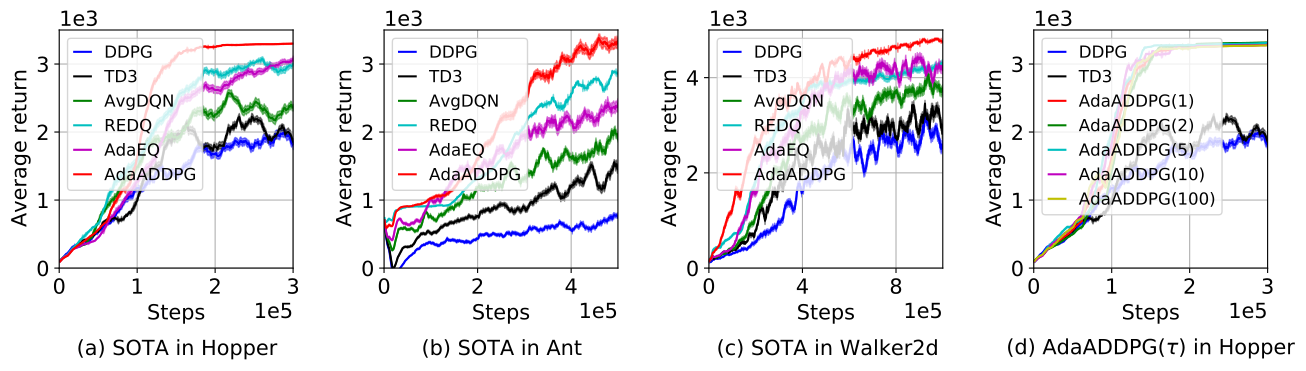

This chart was generated by the following Python code:
import os
import numpy as np
import matplotlib.pyplot as plt
from matplotlib.pyplot import MultipleLocator
import pandas as pd

exp_idx = 0
units = dict()
def get_dataset(algo_path, base_path):
    global exp_idx
    global units

    dataset = {}
    for key in algo_path.keys():
        complete_path = os.path.join(base_path, algo_path[key])
        temp_data = []
        for root, _, files in os.walk(complete_path):
            if 'progress.txt' in files:
                data = pd.read_table(os.path.join(root, 'progress.txt'))

                condition = key
                exp_idx += 1
                if condition not in units:
                    units[condition] = 0
                unit = units[condition]
                units[condition] += 1

                performance = 'AverageTestEpRet' if 'AverageTestEpRet' in data else 'AverageEpRet'
                data.insert(len(data.columns), 'Unit', unit)
                data.insert(len(data.columns), 'Condition', condition)
                if performance in data:
                    data.insert(len(data.columns), 'Performance', data[performance])
                temp_data.append(data)
        dataset[key] = temp_data
    exp_idx = 0
    units = dict()
    return dataset

def figure(hopper_sota, ant_sota, walk_sota,Hopper_AQ_a):
    fig = plt.figure(figsize=(13, 3.5))
    # [左, 下, 宽, 高] 规定的矩形区域 （全部是0~1之间的数，表示比例）
    rect1 = [0.05, 0.26, 0.18, 0.68]
    rect2 = [0.3, 0.26, 0.18, 0.68]
    rect3 = [0.55, 0.26, 0.18, 0.68]
    rect4 = [0.8, 0.26, 0.18, 0.68]
    ax1 = plt.axes(rect1)
    ax2 = plt.axes(rect2)
    ax3 = plt.axes(rect3)
    ax4 = plt.axes(rect4)


    color_sota = {
        'DDPG': 'blue',
        'TD3': 'black',
        'AvgDQN': 'green',
        'REDQ': 'c',
        'AdaEQ': 'm',
        'AdaADDPG': 'red',
    }

    print("Hopper sota")
    for key in hopper_sota.keys():
        data_list = hopper_sota[key]
        data_combined = pd.concat(data_list, ignore_index=True)
        grouped = data_combined.groupby("TotalEnvInteracts")["Performance"]
        mean_raw = grouped.mean()
        std_raw = grouped.std() * 0.05
        xx = mean_raw.index
        y = np.ones(20)
        x_raw = mean_raw.values
        z = np.ones(len(x_raw))
        smoothed_mean = np.convolve(x_raw, y, 'same') / np.convolve(z, y, 'same')
        ax1.plot(xx, smoothed_mean, linewidth=1.5, label=f"{key}", color=color_sota[key])
        print(smoothed_mean[-1])
        ax1.fill_between(xx, smoothed_mean - std_raw.values, smoothed_mean + std_raw.values, color=color_sota[key],
                         alpha=0.5)
    ax1.set_ylabel("Average return", fontsize=15)
    ax1.set_xlabel("Steps", fontsize=15)
    ax1.set_xlim(0, 3e5)
    ax1.set_ylim(0, 3500)
    ax1.tick_params(labelsize=15)
    xx = MultipleLocator(1e5)
    ax1.xaxis.set_major_locator(xx)
    yy = MultipleLocator(1000)
    ax1.yaxis.set_major_locator(yy)
    ax1.yaxis.get_major_formatter().set_powerlimits((1, 3))
    ax1.yaxis.get_offset_text().set_fontsize(15)
    ax1.xaxis.set_major_locator(xx)
    ax1.xaxis.get_major_formatter().set_powerlimits((5, 5))
    ax1.xaxis.get_offset_text().set_fontsize(15)
    ax1.set_title(label=r'(a) SOTA in Hopper', fontsize=15, y=-0.4)
    ax1.grid()
    ax1.legend(fontsize=12, loc="upper left", handlelength=1)


    print("Ant SOTA")
    for key in ant_sota.keys():
        data_list = ant_sota[key]
        data_combined = pd.concat(data_list, ignore_index=True)
        grouped = data_combined.groupby("TotalEnvInteracts")["Performance"]
        mean_raw = grouped.mean()
        std_raw = grouped.std() * 0.05
        xx = mean_raw.index
        y = np.ones(20)
        x_raw = mean_raw.values
        z = np.ones(len(x_raw))
        smoothed_mean = np.convolve(x_raw, y, 'same') / np.convolve(z, y, 'same')
        ax2.plot(xx, smoothed_mean, linewidth=1.5, label=f"{key}", color=color_sota[key])
        print(smoothed_mean[-1])
        ax2.fill_between(xx, smoothed_mean - std_raw.values, smoothed_mean + std_raw.values, color=color_sota[key],
                         alpha=0.5)
    ax2.set_ylabel("Average return", fontsize=15)
    ax2.set_xlabel("Steps", fontsize=15)
    ax2.set_xlim(0, 5e5)
    ax2.set_ylim(0, 3500)
    ax2.tick_params(labelsize=15)
    xx = MultipleLocator(2e5)
    ax2.xaxis.set_major_locator(xx)
    yy = MultipleLocator(1000)
    ax2.yaxis.set_major_locator(yy)
    ax2.yaxis.get_major_formatter().set_powerlimits((1, 3))
    ax2.yaxis.get_offset_text().set_fontsize(15)
    ax2.xaxis.set_major_locator(xx)
    ax2.xaxis.get_major_formatter().set_powerlimits((5, 5))
    ax2.xaxis.get_offset_text().set_fontsize(15)
    ax2.set_title(label=r'(b) SOTA in Ant', fontsize=15, y=-0.4)
    ax2.grid()
    ax2.legend(fontsize=12, loc="upper left", handlelength=1)

    print("Walk sota")
    for key in walk_sota.keys():
        data_list = walk_sota[key]
        data_combined = pd.concat(data_list, ignore_index=True)
        grouped = data_combined.groupby("TotalEnvInteracts")["Performance"]
        mean_raw = grouped.mean()
        std_raw = grouped.std() * 0.05
        xx = mean_raw.index
        y = np.ones(20)
        x_raw = mean_raw.values
        z = np.ones(len(x_raw))
        smoothed_mean = np.convolve(x_raw, y, 'same') / np.convolve(z, y, 'same')
        ax3.plot(xx, smoothed_mean, linewidth=1.5, label=f"{key}", color=color_sota[key])
        print(smoothed_mean[-1])
        ax3.fill_between(xx, smoothed_mean - std_raw.values, smoothed_mean + std_raw.values, color=color_sota[key],
                         alpha=0.5)
    ax3.set_ylabel("Average return", fontsize=15)
    ax3.set_xlabel("Steps", fontsize=15)
    ax3.set_xlim(0, 1e6)
    ax3.set_ylim(0, 5000)
    ax3.tick_params(labelsize=15)
    xx = MultipleLocator(4e5)
    ax3.xaxis.set_major_locator(xx)
    yy = MultipleLocator(2000)
    ax3.yaxis.set_major_locator(yy)
    ax3.yaxis.get_major_formatter().set_powerlimits((1, 3))
    ax3.yaxis.get_offset_text().set_fontsize(15)
    ax3.xaxis.set_major_locator(xx)
    ax3.xaxis.get_major_formatter().set_powerlimits((5, 5))
    ax3.xaxis.get_offset_text().set_fontsize(15)
    ax3.set_title(label=r'(c) SOTA in Walker2d', fontsize=15, y=-0.4)
    ax3.grid()
    ax3.legend(fontsize=12, loc="upper left", handlelength=1)

    color_a = {
        'DDPG': 'blue',
        'TD3': 'black',
        'AdaADDPG(1)': 'red',
        'AdaADDPG(2)': 'green',
        'AdaADDPG(5)': 'c',
        'AdaADDPG(10)': 'm',
        'AdaADDPG(100)': 'y'
    }

    print("Hopper_AQ_a")
    for key in Hopper_AQ_a.keys():
        data_list = Hopper_AQ_a[key]
        data_combined = pd.concat(data_list, ignore_index=True)
        grouped = data_combined.groupby("TotalEnvInteracts")["Performance"]
        mean_raw = grouped.mean()
        std_raw = grouped.std() * 0.05
        xx = mean_raw.index
        y = np.ones(20)
        x_raw = mean_raw.values
        z = np.ones(len(x_raw))
        smoothed_mean = np.convolve(x_raw, y, 'same') / np.convolve(z, y, 'same')
        ax4.plot(xx, smoothed_mean, linewidth=1.5, label=f"{key}", color=color_a[key])
        print(smoothed_mean[-1])
        ax4.fill_between(xx, smoothed_mean - std_raw.values, smoothed_mean + std_raw.values, color=color_a[key],
                         alpha=0.5)
    ax4.set_ylabel("Average return", fontsize=15)
    ax4.set_xlabel("Steps", fontsize=15)
    ax4.set_xlim(0, 3e5)
    ax4.set_ylim(0, 3500)
    ax4.tick_params(labelsize=15)
    xx = MultipleLocator(1e5)
    ax4.xaxis.set_major_locator(xx)
    yy = MultipleLocator(1000)
    ax4.yaxis.set_major_locator(yy)
    ax4.yaxis.get_major_formatter().set_powerlimits((1, 3))
    ax4.yaxis.get_offset_text().set_fontsize(15)
    ax4.xaxis.set_major_locator(xx)
    ax4.xaxis.get_major_formatter().set_powerlimits((5, 5))
    ax4.xaxis.get_offset_text().set_fontsize(15)
    ax4.set_title(label=r'(d) AdaADDPG($\tau$) in Hopper', fontsize=15, y=-0.4)
    ax4.grid()
    ax4.legend(fontsize=12, loc="upper left", handlelength=1)


    plt.savefig("./DeepC.pdf", dpi=600, bbox_inches='tight', format='pdf')
    plt.show()


if __name__ == "__main__":

    base_path_Hopper = '../data/Hopper'
    algo_path_Hopper = {
        'DDPG': 'Hopper-v2_ddpg_N1',
        'TD3': 'Hopper-v2_TD3_N2',
        'AvgDQN': 'Hopper-v2_average_N2',
        'REDQ': 'Hopper-v2_redq_N10_M2',
        'AdaEQ': 'Hopper-v2_adaeq_N10_M2_C0.3',
        'AdaADDPG': 'Hopper-v2_SoftAQ_N2_T1',
    }
    hopper_sota = {}
    hopper_sota.update(get_dataset(algo_path_Hopper, base_path_Hopper))

    base_path_Ant = '../data/Ant'
    algo_path_Ant = {
        'DDPG': 'Ant-v2_ddpg_N1',
        'TD3': 'Ant-v2_TD3_N2',
        'AvgDQN': 'Ant-v2_average_N2',
        'REDQ': 'Ant-v2_redq_N10_M2',
        'AdaEQ': 'Ant-v2_adaeq_N10_M2_C0.3',
        'AdaADDPG': 'Ant-v2_SoftAQ_N2_T1',
    }
    ant_sota = {}
    ant_sota.update(get_dataset(algo_path_Ant, base_path_Ant))

    base_path_Walker2d = '../data/Walker2d'
    algo_path_Walker2d = {
        'DDPG': 'Walker2d-v2_ddpg_N1',
        'TD3': 'Walker2d-v2_TD3_N2',
        'AvgDQN': 'Walker2d-v2_average_N2',
        'REDQ': 'Walker2d-v2_redq_N10_M2',
        'AdaEQ': 'Walker2d-v2_adaeq_N10_M2_C0.3',
        'AdaADDPG': 'Walker2d-v2_SoftAQ_N2_T1',
    }
    walk_sota = {}
    walk_sota.update(get_dataset(algo_path_Walker2d, base_path_Walker2d))

    base_path_Hopper_AQ_Over = '../data/Hopper'
    algo_path_Hopper_AQ_Over = {
        'DDPG': 'Hopper-v2_ddpg_N1',
        'TD3': 'Hopper-v2_TD3_N2',
        'AdaADDPG(1)': 'Hopper-v2_SoftAQ_N2_T1',
        'AdaADDPG(2)': 'Hopper-v2_SoftAQ_N2_T2',
        'AdaADDPG(5)': 'Hopper-v2_SoftAQ_N2_T5',
        'AdaADDPG(10)': 'Hopper-v2_SoftAQ_N2_T10',
        'AdaADDPG(100)': 'Hopper-v2_SoftAQ_N2_T100',
    }
    Hopper_AQ_a = {}
    Hopper_AQ_a.update(get_dataset(algo_path_Hopper_AQ_Over, base_path_Hopper_AQ_Over))



    figure(hopper_sota, ant_sota, walk_sota,Hopper_AQ_a)
